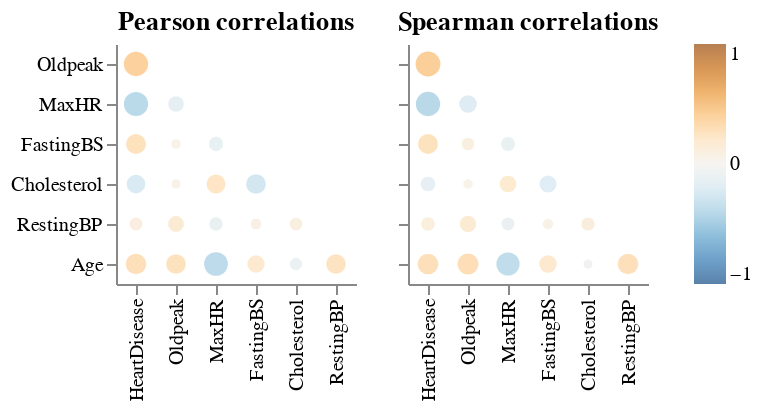

The code cell stored with this chart in its notebook:
### Code cell
aly.corr(df)

### Figure 1 — Vega specification as saved in the notebook (floating-point values rounded to 4 significant figures)
{"$schema": "https://vega.github.io/schema/vega/v5.json", "data": [{"name": "source_0"}, {"name": "data_0", "values": [{"abs_value": 0.1076, "index": "HeartDisease", "value": 0.1076, "variable": "RestingBP"}, {"abs_value": 0.1009, "index": "Cholesterol", "value": 0.1009, "variable": "RestingBP"}, {"abs_value": 0.1648, "index": "Oldpeak", "value": 0.1648, "variable": "RestingBP"}, {"abs_value": 0.1121, "index": "MaxHR", "value": -0.1121, "variable": "RestingBP"}, {"abs_value": 0.07019, "index": "FastingBS", "value": 0.07019, "variable": "RestingBP"}, {"abs_value": 0.404, "index": "HeartDisease", "value": 0.404, "variable": "Oldpeak"}, {"abs_value": 0.1607, "index": "Oldpeak", "value": -0.1607, "variable": "MaxHR"}, {"abs_value": 0.4004, "index": "HeartDisease", "value": -0.4004, "variable": "MaxHR"}, {"abs_value": 0.1314, "index": "MaxHR", "value": -0.1314, "variable": "FastingBS"}, {"abs_value": 0.0527, "index": "Oldpeak", "value": 0.0527, "variable": "FastingBS"}, {"abs_value": 0.2673, "index": "HeartDisease", "value": 0.2673, "variable": "FastingBS"}, {"abs_value": 0.261, "index": "FastingBS", "value": -0.261, "variable": "Cholesterol"}, {"abs_value": 0.2358, "index": "MaxHR", "value": 0.2358, "variable": "Cholesterol"}, {"abs_value": 0.05015, "index": "Oldpeak", "value": 0.05015, "variable": "Cholesterol"}, {"abs_value": 0.2327, "index": "HeartDisease", "value": -0.2327, "variable": "Cholesterol"}, {"abs_value": 0.282, "index": "HeartDisease", "value": 0.282, "variable": "Age"}, {"abs_value": 0.2586, "index": "Oldpeak", "value": 0.2586, "variable": "Age"}, {"abs_value": 0.382, "index": "MaxHR", "value": -0.382, "variable": "Age"}, {"abs_value": 0.198, "index": "FastingBS", "value": 0.198, "variable": "Age"}, {"abs_value": 0.09528, "index": "Cholesterol", "value": -0.09528, "variable": "Age"}, {"abs_value": 0.2544, "index": "RestingBP", "value": 0.2544, "variable": "Age"}]}, {"name": "source_1"}, {"name": "data_1", "values": [{"abs_value": 0.1139, "index": "HeartDisease", "value": 0.1139, "variable": "RestingBP"}, {"abs_value": 0.1095, "index": "Cholesterol", "value": 0.1095, "variable": "RestingBP"}, {"abs_value": 0.1753, "index": "Oldpeak", "value": 0.1753, "variable": "RestingBP"}, {"abs_value": 0.1076, "index": "MaxHR", "value": -0.1076, "variable": "RestingBP"}, {"abs_value": 0.06602, "index": "FastingBS", "value": 0.06602, "variable": "RestingBP"}, {"abs_value": 0.419, "index": "HeartDisease", "value": 0.419, "variable": "Oldpeak"}, {"abs_value": 0.2051, "index": "Oldpeak", "value": -0.2051, "variable": "MaxHR"}, {"abs_value": 0.4048, "index": "HeartDisease", "value": -0.4048, "variable": "MaxHR"}, {"abs_value": 0.1245, "index": "MaxHR", "value": -0.1245, "variable": "FastingBS"}, {"abs_value": 0.09897, "index": "Oldpeak", "value": 0.09897, "variable": "FastingBS"}, {"abs_value": 0.2673, "index": "HeartDisease", "value": 0.2673, "variable": "FastingBS"}, {"abs_value": 0.1929, "index": "FastingBS", "value": -0.1929, "variable": "Cholesterol"}, {"abs_value": 0.1839, "index": "MaxHR", "value": 0.1839, "variable": "Cholesterol"}, {"abs_value": 0.05172, "index": "Oldpeak", "value": 0.05172, "variable": "Cholesterol"}, {"abs_value": 0.1399, "index": "HeartDisease", "value": -0.1399, "variable": "Cholesterol"}, {"abs_value": 0.2896, "index": "HeartDisease", "value": 0.2896, "variable": "Age"}, {"abs_value": 0.2983, "index": "Oldpeak", "value": 0.2983, "variable": "Age"}, {"abs_value": 0.365, "index": "MaxHR", "value": -0.365, "variable": "Age"}, {"abs_value": 0.201, "index": "FastingBS", "value": 0.201, "variable": "Age"}, {"abs_value": 0.04716, "index": "Cholesterol", "value": -0.04716, "variable": "Age"}, {"abs_value": 0.2794, "index": "RestingBP", "value": 0.2794, "variable": "Age"}]}, {"name": "source_0_concat_0_x_domain_index", "values": [{"index": "HeartDisease", "sort_field": 0.0}, {"index": "Cholesterol", "sort_field": 4.0}, {"index": "Oldpeak", "sort_field": 1.0}, {"index": "MaxHR", "sort_field": 2.0}, {"index": "FastingBS", "sort_field": 3.0}, {"index": "RestingBP", "sort_field": 5.0}]}, {"name": "source_0_concat_0_y_domain_variable", "values": [{"sort_field": 4.0, "variable": "RestingBP"}, {"sort_field": 0.0, "variable": "Oldpeak"}, {"sort_field": 1.0, "variable": "MaxHR"}, {"sort_field": 2.0, "variable": "FastingBS"}, {"sort_field": 3.0, "variable": "Cholesterol"}, {"sort_field": 5.0, "variable": "Age"}]}, {"name": "source_1_concat_1_x_domain_index", "values": [{"index": "HeartDisease", "sort_field": 0.0}, {"index": "Cholesterol", "sort_field": 4.0}, {"index": "Oldpeak", "sort_field": 1.0}, {"index": "MaxHR", "sort_field": 2.0}, {"index": "FastingBS", "sort_field": 3.0}, {"index": "RestingBP", "sort_field": 5.0}]}, {"name": "source_1_concat_1_y_domain_variable", "values": [{"sort_field": 4.0, "variable": "RestingBP"}, {"sort_field": 0.0, "variable": "Oldpeak"}, {"sort_field": 1.0, "variable": "MaxHR"}, {"sort_field": 2.0, "variable": "FastingBS"}, {"sort_field": 3.0, "variable": "Cholesterol"}, {"sort_field": 5.0, "variable": "Age"}]}], "signals": [{"name": "concat_0_x_step", "value": 20}, {"name": "concat_0_width", "update": "bandspace(domain('concat_0_x').length, 1, 0.5) * concat_0_x_step"}, {"name": "concat_0_y_step", "value": 20}, {"name": "concat_0_height", "update": "bandspace(domain('concat_0_y').length, 1, 0.5) * concat_0_y_step"}, {"name": "concat_1_x_step", "value": 20}, {"name": "concat_1_width", "update": "bandspace(domain('concat_1_x').length, 1, 0.5) * concat_1_x_step"}, {"name": "concat_1_y_step", "value": 20}, {"name": "concat_1_height", "update": "bandspace(domain('concat_1_y').length, 1, 0.5) * concat_1_y_step"}], "marks": [{"type": "group", "name": "concat_0_group", "encode": {"update": {"width": {"signal": "concat_0_width"}, "height": {"signal": "concat_0_height"}}}, "marks": [{"type": "symbol", "name": "concat_0_marks", "from": {"data": "data_0"}, "encode": {"update": {"tooltip": {"signal": "{\"corr\": format(datum[\"value\"], \".2f\"), \"x\": isValid(datum[\"index\"]) ? datum[\"index\"] : \"\"+datum[\"index\"], \"y\": isValid(datum[\"variable\"]) ? datum[\"variable\"] : \"\"+datum[\"variable\"]}"}, "size": {"field": "abs_value", "scale": "size"}, "x": {"field": "index", "scale": "concat_0_x"}, "opacity": {"value": 0.7}, "shape": {"value": "circle"}, "fill": {"field": "value", "scale": "color"}, "y": {"field": "variable", "scale": "concat_0_y"}}}, "style": ["circle"]}], "axes": [{"scale": "concat_0_x", "orient": "bottom", "grid": false, "labelBaseline": "middle", "zindex": 0, "labelAngle": 270, "labelAlign": "right"}, {"scale": "concat_0_y", "orient": "left", "grid": false, "zindex": 0}], "title": {"text": "Pearson correlations", "frame": "group"}, "style": "cell"}, {"type": "group", "name": "concat_1_group", "encode": {"update": {"height": {"signal": "concat_1_height"}, "width": {"signal": "concat_1_width"}}}, "marks": [{"type": "symbol", "name": "concat_1_marks", "from": {"data": "data_1"}, "encode": {"update": {"shape": {"value": "circle"}, "fill": {"field": "value", "scale": "color"}, "opacity": {"value": 0.7}, "size": {"field": "abs_value", "scale": "size"}, "x": {"field": "index", "scale": "concat_1_x"}, "y": {"field": "variable", "scale": "concat_1_y"}, "tooltip": {"signal": "{\"corr\": format(datum[\"value\"], \".2f\"), \"x\": isValid(datum[\"index\"]) ? datum[\"index\"] : \"\"+datum[\"index\"], \"y\": isValid(datum[\"variable\"]) ? datum[\"variable\"] : \"\"+datum[\"variable\"]}"}}}, "style": ["circle"]}], "axes": [{"scale": "concat_1_x", "zindex": 0, "labelAlign": "right", "grid": false, "labelAngle": 270, "orient": "bottom", "labelBaseline": "middle"}, {"scale": "concat_1_y", "zindex": 0, "orient": "left", "grid": false, "labels": false}], "title": {"text": "Spearman correlations", "frame": "group"}, "style": "cell"}], "scales": [{"name": "color", "type": "linear", "domain": [-1, 1], "range": {"scheme": "blueorange"}, "zero": true, "interpolate": "hcl"}, {"name": "size", "type": "linear", "domain": [0, 1], "range": [4, 361], "zero": true}, {"name": "concat_0_x", "type": "point", "domain": {"data": "source_0_concat_0_x_domain_index", "field": "index", "sort": {"op": "max", "field": "sort_field"}}, "range": {"step": {"signal": "concat_0_x_step"}}, "padding": 0.5}, {"name": "concat_0_y", "type": "point", "domain": {"data": "source_0_concat_0_y_domain_variable", "field": "variable", "sort": {"op": "max", "field": "sort_field"}}, "range": {"step": {"signal": "concat_0_y_step"}}, "padding": 0.5}, {"name": "concat_1_x", "type": "point", "domain": {"data": "source_1_concat_1_x_domain_index", "field": "index", "sort": {"op": "max", "field": "sort_field"}}, "range": {"step": {"signal": "concat_1_x_step"}}, "padding": 0.5}, {"name": "concat_1_y", "type": "point", "domain": {"data": "source_1_concat_1_y_domain_variable", "field": "variable", "sort": {"op": "max", "field": "sort_field"}}, "range": {"step": {"signal": "concat_1_y_step"}}, "padding": 0.5}], "config": {"style": {"cell": {"strokeWidth": 0}}}, "legends": [{"fill": "color", "gradientLength": {"signal": "clamp(concat_0_height, 64, 200)"}, "encode": {"gradient": {"update": {"opacity": {"value": 0.7}}}}}], "padding": 5, "layout": {"padding": 20, "bounds": "full", "align": "each"}, "background": "white"}
